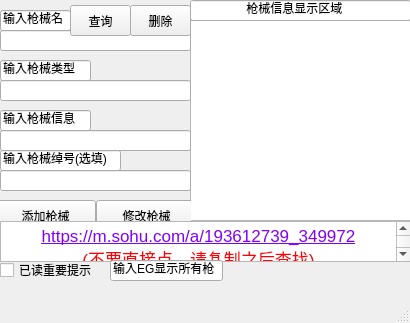
<?xml version="1.0" encoding="UTF-8"?>
<ui version="4.0">
 <class>MainWindow</class>
 <widget class="QMainWindow" name="MainWindow">
  <property name="geometry">
   <rect>
    <x>0</x>
    <y>0</y>
    <width>410</width>
    <height>323</height>
   </rect>
  </property>
  <property name="windowTitle">
   <string>枪械查询器</string>
  </property>
  <widget class="QWidget" name="centralwidget">
   <widget class="QTextBrowser" name="textBrowser">
    <property name="geometry">
     <rect>
      <x>190</x>
      <y>20</y>
      <width>221</width>
      <height>201</height>
     </rect>
    </property>
    <property name="html">
     <string>&lt;!DOCTYPE HTML PUBLIC &quot;-//W3C//DTD HTML 4.0//EN&quot; &quot;http://www.w3.org/TR/REC-html40/strict.dtd&quot;&gt;
&lt;html&gt;&lt;head&gt;&lt;meta name=&quot;qrichtext&quot; content=&quot;1&quot; /&gt;&lt;style type=&quot;text/css&quot;&gt;
p, li { white-space: pre-wrap; }
&lt;/style&gt;&lt;/head&gt;&lt;body style=&quot; font-family:'.AppleSystemUIFont'; font-size:13pt; font-weight:400; font-style:normal;&quot;&gt;
&lt;p align=&quot;center&quot; style=&quot;-qt-paragraph-type:empty; margin-top:0px; margin-bottom:0px; margin-left:0px; margin-right:0px; -qt-block-indent:0; text-indent:0px;&quot;&gt;&lt;br /&gt;&lt;/p&gt;&lt;/body&gt;&lt;/html&gt;</string>
    </property>
   </widget>
   <widget class="QWidget" name="widget" native="true">
    <property name="geometry">
     <rect>
      <x>-20</x>
      <y>0</y>
      <width>211</width>
      <height>221</height>
     </rect>
    </property>
    <widget class="QLineEdit" name="lineEdit_2">
     <property name="geometry">
      <rect>
       <x>20</x>
       <y>30</y>
       <width>191</width>
       <height>21</height>
      </rect>
     </property>
    </widget>
    <widget class="QLineEdit" name="lineEdit_3">
     <property name="geometry">
      <rect>
       <x>20</x>
       <y>80</y>
       <width>191</width>
       <height>21</height>
      </rect>
     </property>
    </widget>
    <widget class="QLineEdit" name="lineEdit_4">
     <property name="geometry">
      <rect>
       <x>20</x>
       <y>130</y>
       <width>191</width>
       <height>21</height>
      </rect>
     </property>
    </widget>
    <widget class="QLineEdit" name="lineEdit_5">
     <property name="geometry">
      <rect>
       <x>20</x>
       <y>10</y>
       <width>71</width>
       <height>21</height>
      </rect>
     </property>
     <property name="text">
      <string>输入枪械名</string>
     </property>
    </widget>
    <widget class="QLineEdit" name="lineEdit_6">
     <property name="geometry">
      <rect>
       <x>20</x>
       <y>60</y>
       <width>91</width>
       <height>21</height>
      </rect>
     </property>
     <property name="text">
      <string>输入枪械类型</string>
     </property>
    </widget>
    <widget class="QLineEdit" name="lineEdit_7">
     <property name="geometry">
      <rect>
       <x>20</x>
       <y>110</y>
       <width>91</width>
       <height>21</height>
      </rect>
     </property>
     <property name="text">
      <string>输入枪械信息</string>
     </property>
    </widget>
    <widget class="QLineEdit" name="lineEdit_8">
     <property name="geometry">
      <rect>
       <x>20</x>
       <y>150</y>
       <width>121</width>
       <height>21</height>
      </rect>
     </property>
     <property name="text">
      <string>输入枪械绰号(选填)</string>
     </property>
    </widget>
    <widget class="QLineEdit" name="lineEdit_9">
     <property name="geometry">
      <rect>
       <x>20</x>
       <y>170</y>
       <width>191</width>
       <height>21</height>
      </rect>
     </property>
    </widget>
    <widget class="QPushButton" name="pushButton">
     <property name="geometry">
      <rect>
       <x>90</x>
       <y>5</y>
       <width>61</width>
       <height>31</height>
      </rect>
     </property>
     <property name="text">
      <string>查询</string>
     </property>
    </widget>
    <widget class="QPushButton" name="pushButton_3">
     <property name="geometry">
      <rect>
       <x>15</x>
       <y>200</y>
       <width>101</width>
       <height>31</height>
      </rect>
     </property>
     <property name="text">
      <string>添加枪械</string>
     </property>
    </widget>
    <widget class="QPushButton" name="pushButton_2">
     <property name="geometry">
      <rect>
       <x>116</x>
       <y>200</y>
       <width>101</width>
       <height>31</height>
      </rect>
     </property>
     <property name="text">
      <string>修改枪械</string>
     </property>
    </widget>
    <widget class="QPushButton" name="pushButton_4">
     <property name="geometry">
      <rect>
       <x>150</x>
       <y>5</y>
       <width>61</width>
       <height>31</height>
      </rect>
     </property>
     <property name="text">
      <string>删除</string>
     </property>
    </widget>
   </widget>
   <widget class="QTextBrowser" name="textBrowser_2">
    <property name="geometry">
     <rect>
      <x>0</x>
      <y>221</y>
      <width>411</width>
      <height>41</height>
     </rect>
    </property>
    <property name="html">
     <string>&lt;!DOCTYPE HTML PUBLIC &quot;-//W3C//DTD HTML 4.0//EN&quot; &quot;http://www.w3.org/TR/REC-html40/strict.dtd&quot;&gt;
&lt;html&gt;&lt;head&gt;&lt;meta name=&quot;qrichtext&quot; content=&quot;1&quot; /&gt;&lt;style type=&quot;text/css&quot;&gt;
p, li { white-space: pre-wrap; }
&lt;/style&gt;&lt;/head&gt;&lt;body style=&quot; font-family:'.AppleSystemUIFont'; font-size:13pt; font-weight:400; font-style:normal;&quot;&gt;
&lt;p align=&quot;center&quot; style=&quot; margin-top:0px; margin-bottom:0px; margin-left:0px; margin-right:0px; -qt-block-indent:0; text-indent:0px;&quot;&gt;&lt;a href=&quot;https://m.sohu.com/a/193612739_349972&quot;&gt;&lt;span style=&quot; text-decoration: underline; color:#8000ff;&quot;&gt;https://m.sohu.com/a/193612739_349972&lt;/span&gt;&lt;/a&gt;&lt;/p&gt;
&lt;p align=&quot;center&quot; style=&quot; margin-top:0px; margin-bottom:0px; margin-left:0px; margin-right:0px; -qt-block-indent:0; text-indent:0px;&quot;&gt;&lt;a href=&quot;https://m.sohu.com/a/193612739_349972&quot;&gt;&lt;span style=&quot; text-decoration: underline; color:#fc0107;&quot;&gt;(不要直接点，请复制之后查找)&lt;/span&gt;&lt;/a&gt;&lt;/p&gt;&lt;/body&gt;&lt;/html&gt;</string>
    </property>
   </widget>
   <widget class="QCheckBox" name="checkBox">
    <property name="geometry">
     <rect>
      <x>0</x>
      <y>260</y>
      <width>101</width>
      <height>20</height>
     </rect>
    </property>
    <property name="text">
     <string>已读重要提示</string>
    </property>
   </widget>
   <widget class="QLineEdit" name="lineEdit">
    <property name="geometry">
     <rect>
      <x>110</x>
      <y>260</y>
      <width>113</width>
      <height>21</height>
     </rect>
    </property>
    <property name="text">
     <string>输入EG显示所有枪</string>
    </property>
   </widget>
   <widget class="QLineEdit" name="lineEdit_10">
    <property name="geometry">
     <rect>
      <x>190</x>
      <y>0</y>
      <width>221</width>
      <height>21</height>
     </rect>
    </property>
    <property name="text">
     <string>                枪械信息显示区域</string>
    </property>
   </widget>
  </widget>
  <widget class="QMenuBar" name="menubar">
   <property name="geometry">
    <rect>
     <x>0</x>
     <y>0</y>
     <width>410</width>
     <height>22</height>
    </rect>
   </property>
  </widget>
  <widget class="QStatusBar" name="statusbar"/>
 </widget>
 <resources/>
 <connections>
  <connection>
   <sender>pushButton</sender>
   <signal>clicked()</signal>
   <receiver>MainWindow</receiver>
   <slot>chaxunbtn()</slot>
   <hints>
    <hint type="sourcelabel">
     <x>110</x>
     <y>57</y>
    </hint>
    <hint type="destinationlabel">
     <x>352</x>
     <y>82</y>
    </hint>
   </hints>
  </connection>
  <connection>
   <sender>pushButton_3</sender>
   <signal>clicked()</signal>
   <receiver>MainWindow</receiver>
   <slot>baocunbtn()</slot>
   <hints>
    <hint type="sourcelabel">
     <x>95</x>
     <y>252</y>
    </hint>
    <hint type="destinationlabel">
     <x>247</x>
     <y>323</y>
    </hint>
   </hints>
  </connection>
  <connection>
   <sender>pushButton_2</sender>
   <signal>clicked()</signal>
   <receiver>MainWindow</receiver>
   <slot>xiugaibtn()</slot>
   <hints>
    <hint type="sourcelabel">
     <x>195</x>
     <y>252</y>
    </hint>
    <hint type="destinationlabel">
     <x>203</x>
     <y>331</y>
    </hint>
   </hints>
  </connection>
  <connection>
   <sender>pushButton_4</sender>
   <signal>clicked()</signal>
   <receiver>MainWindow</receiver>
   <slot>shanchubtn()</slot>
   <hints>
    <hint type="sourcelabel">
     <x>190</x>
     <y>57</y>
    </hint>
    <hint type="destinationlabel">
     <x>105</x>
     <y>325</y>
    </hint>
   </hints>
  </connection>
  <connection>
   <sender>lineEdit_2</sender>
   <signal>returnPressed()</signal>
   <receiver>MainWindow</receiver>
   <slot>chaxunbtn()</slot>
   <hints>
    <hint type="sourcelabel">
     <x>27</x>
     <y>58</y>
    </hint>
    <hint type="destinationlabel">
     <x>257</x>
     <y>26</y>
    </hint>
   </hints>
  </connection>
 </connections>
 <slots>
  <signal>signal1()</signal>
  <slot>chaxunbtn()</slot>
  <slot>baocunbtn()</slot>
  <slot>inputgun()</slot>
  <slot>xiugaibtn()</slot>
  <slot>exitbtn()</slot>
  <slot>shanchubtn()</slot>
 </slots>
</ui>
